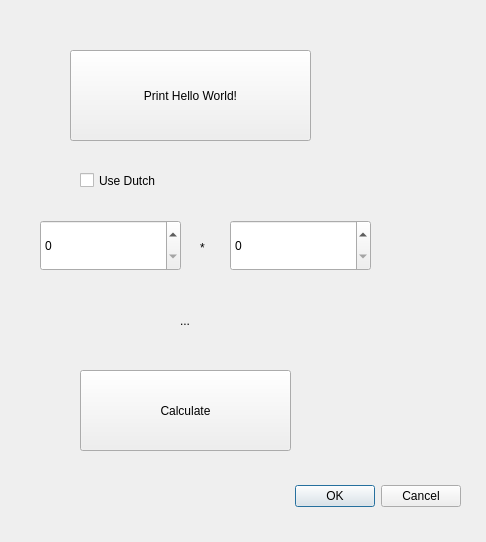
<?xml version="1.0" encoding="UTF-8"?>
<ui version="4.0">
 <class>pbPrintHelloWorld</class>
 <widget class="QDialog" name="pbPrintHelloWorld">
  <property name="geometry">
   <rect>
    <x>0</x>
    <y>0</y>
    <width>486</width>
    <height>542</height>
   </rect>
  </property>
  <property name="windowTitle">
   <string>PythonLesson</string>
  </property>
  <widget class="QDialogButtonBox" name="button_box">
   <property name="geometry">
    <rect>
     <x>120</x>
     <y>480</y>
     <width>341</width>
     <height>32</height>
    </rect>
   </property>
   <property name="orientation">
    <enum>Qt::Horizontal</enum>
   </property>
   <property name="standardButtons">
    <set>QDialogButtonBox::Cancel|QDialogButtonBox::Ok</set>
   </property>
  </widget>
  <widget class="QPushButton" name="pbPrintHelloWorld_2">
   <property name="geometry">
    <rect>
     <x>70</x>
     <y>50</y>
     <width>241</width>
     <height>91</height>
    </rect>
   </property>
   <property name="text">
    <string>Print Hello World!</string>
   </property>
  </widget>
  <widget class="QCheckBox" name="cbUseDutch">
   <property name="geometry">
    <rect>
     <x>80</x>
     <y>160</y>
     <width>141</width>
     <height>41</height>
    </rect>
   </property>
   <property name="text">
    <string>Use Dutch</string>
   </property>
  </widget>
  <widget class="QSpinBox" name="spValueA">
   <property name="geometry">
    <rect>
     <x>40</x>
     <y>220</y>
     <width>141</width>
     <height>51</height>
    </rect>
   </property>
  </widget>
  <widget class="QSpinBox" name="spValueB">
   <property name="geometry">
    <rect>
     <x>230</x>
     <y>220</y>
     <width>141</width>
     <height>51</height>
    </rect>
   </property>
  </widget>
  <widget class="QLabel" name="label">
   <property name="geometry">
    <rect>
     <x>200</x>
     <y>240</y>
     <width>55</width>
     <height>16</height>
    </rect>
   </property>
   <property name="text">
    <string>*</string>
   </property>
  </widget>
  <widget class="QLabel" name="lblProductAB">
   <property name="geometry">
    <rect>
     <x>180</x>
     <y>300</y>
     <width>91</width>
     <height>41</height>
    </rect>
   </property>
   <property name="text">
    <string>...</string>
   </property>
  </widget>
  <widget class="QPushButton" name="pbCalculate">
   <property name="geometry">
    <rect>
     <x>80</x>
     <y>370</y>
     <width>211</width>
     <height>81</height>
    </rect>
   </property>
   <property name="text">
    <string>Calculate</string>
   </property>
  </widget>
 </widget>
 <resources/>
 <connections>
  <connection>
   <sender>button_box</sender>
   <signal>accepted()</signal>
   <receiver>pbPrintHelloWorld</receiver>
   <slot>accept()</slot>
   <hints>
    <hint type="sourcelabel">
     <x>20</x>
     <y>20</y>
    </hint>
    <hint type="destinationlabel">
     <x>20</x>
     <y>20</y>
    </hint>
   </hints>
  </connection>
  <connection>
   <sender>button_box</sender>
   <signal>rejected()</signal>
   <receiver>pbPrintHelloWorld</receiver>
   <slot>reject()</slot>
   <hints>
    <hint type="sourcelabel">
     <x>20</x>
     <y>20</y>
    </hint>
    <hint type="destinationlabel">
     <x>20</x>
     <y>20</y>
    </hint>
   </hints>
  </connection>
 </connections>
</ui>
